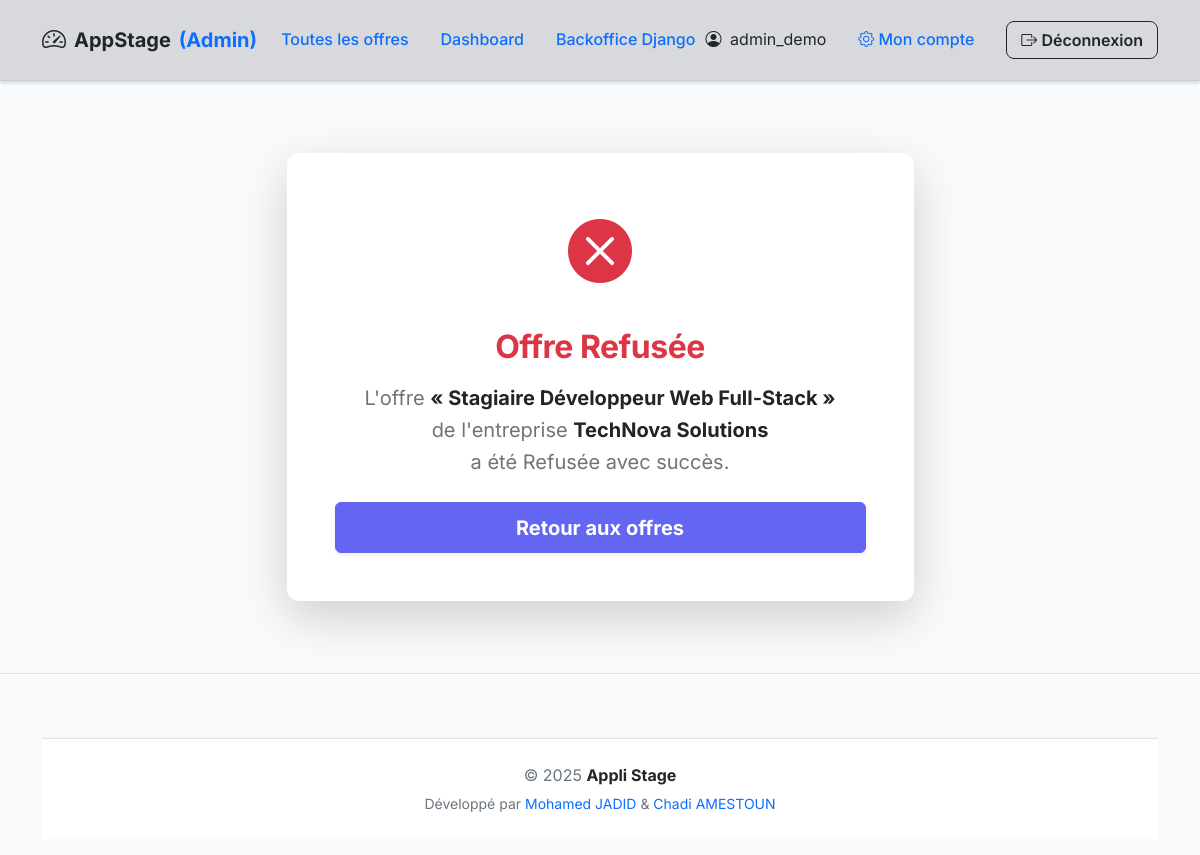
Screenshot of /offres/1/refuser/ (signed in) with the database file from the repository.
### appstage/models.py (models this page shows, shortened)
class Offre (models.Model):
    IDOffre = models.AutoField(primary_key=True)
    entrepriseOffre = models.CharField(max_length=200)
    nomContactOffre = models.CharField(max_length=100)
    prenomContactOffre = models.CharField(max_length=100, blank=True, null=True)
    emailContactOffre = models.EmailField(max_length=254)
    dateDepotOffre = models.DateTimeField(auto_now_add=True)
    titreOffre = models.CharField(max_length=200)
    detailsOffre = models.TextField()
    imageOffre = models.ImageField(
        upload_to='offres_images/',
        blank=True,
        null=True
    )
    statutOffre = models.CharField(
        max_length=20,
        choices=[
            ('attente', 'En attente de validation'),
            ('validee', 'Validée'),
            ('refusee', 'Refusée'),
            ('cloturee', 'Clôturée'),
        ],
        default='attente'
    )

### appstage/views.py (the view, shortened to what this page needs)
# urls.py: path('offres/<int:offre_id>/refuser/', views.refuserOffre, name='refuser_offre'),
def refuserOffre(request, offre_id):
    try:
        offre = Offre.objects.get(IDOffre=offre_id)
    except Offre.DoesNotExist:
        return render(
            request,
            'appstage/forbidden.html',
            {
                'message': "Offre introuvable."
            }
        )
    offre.statutOffre = 'refusee'
    offre.save()
    statut_libelle = "Refusée"
    return render(
        request,
        'appstage/validation_success.html', {
        'offre': offre,
        'action': statut_libelle
    })

### appstage/templates/appstage/validation_success.html (shortened to what this page needs)
{% extends 'appstage/base.html' %}
{% block main %}
<div class="container py-5">
    <div class="row justify-content-center">
        <div class="col-lg-7">
            <div class="card shadow-lg border-0 rounded-4 p-5 text-center animate-fade">
                <div class="mb-4">
                    {% if action == "Validée" %}
                        <i class="bi bi-check-circle-fill text-success" style="font-size: 4rem;"></i>
                    {% elif action == "Refusée" %}
                        <i class="bi bi-x-circle-fill text-danger" style="font-size: 4rem;"></i>
                    {% else %}
                        <i class="bi bi-exclamation-circle-fill text-warning" style="font-size: 4rem;"></i>
                    {% endif %}
                </div>
                <h2 class="fw-bold
                    {% if action == 'Validée' %}text-success
                    {% elif action == 'Refusée' %}text-danger
                    {% else %}text-warning{% endif %}
                    mb-3">
                    Offre {{ action }}
                </h2>
                <p class="text-muted fs-5 mb-4">
                    L'offre <strong class="text-dark">« {{ offre.titreOffre }} »</strong><br>
                    de l'entreprise <strong class="text-dark">{{ offre.entrepriseOffre }}</strong><br>
                    a été {{ action }} avec succès.
                </p>
                <a href="/offres/" class="btn btn-primary btn-lg px-4 fw-bold shadow-sm">
                    Retour aux offres
                </a>
            </div>
        </div>
    </div>
</div>
{% endblock %}

### appcompte/templates/appcompte/menuAdmin.html (shortened to what this page needs)
<nav class="navbar navbar-expand-lg navbar-modern shadow-sm py-3" style="background: rgba(15,23,42,0.16) !important;">
  <div class="container">
    <a class="navbar-brand d-flex align-items-center gap-2 text-dark" href="/">
      <i class="bi bi-speedometer2 fs-4"></i>
      AppStage <span class="text-primary">(Admin)</span>
    </a>
    <div class="collapse navbar-collapse" id="navbarAdmin">
      <ul class="navbar-nav me-auto gap-3">
        <li class="nav-item"><a class="nav-link" href="/offres/">Toutes les offres</a></li>
        <li class="nav-item"><a class="nav-link" href="/admin-dashboard/">Dashboard</a></li>
        <li class="nav-item"><a class="nav-link" href="/admin/">Backoffice Django</a></li>
      </ul>
      <span class="navbar-text fw-semibold me-3 text-dark">
        <i class="bi bi-person-circle me-1"></i> {{ user.username }}
      </span>
      <a class="nav-link fw-semibold text-primary me-3" href="/compte/">
        <i class="bi bi-gear"></i> Mon compte
      </a>
      <a class="btn btn-outline-dark btn-nav" href="/logout/">
        <i class="bi bi-box-arrow-right"></i> Déconnexion
      </a>
    </div>
  </div>
</nav>

### appstage/static/appstage/css/style.css (style rules this page uses)
:root { --primary: #6366F1; --primary-dark: #4F46E5; --primary-hover: #4338CA; --primary-soft: rgba(99, 102, 241, 0.12); --success: #10b981; --warning: #f59e0b; --danger: #ef4444; --dark: #1e293b; --dark-soft: rgba(30, 41, 59, 0.05); --light-bg: #f8fafc; --white: #ffffff; --border-color: #e2e8f0; --radius: 12px; --radius-sm: 6px; --shadow: 0 4px 6px -1px rgba(0, 0, 0, 0.1), 0 2px 4px -1px rgba(0, 0, 0, 0.06); --shadow-lg: 0 10px 15px -3px rgba(0, 0, 0, 0.1); --transition: all 0.3s cubic-bezier(0.4, 0, 0.2, 1); }
body { font-family: 'Inter', sans-serif; background-color: var(--light-bg); color: var(--dark); line-height: 1.6; }
h1, h2, h3, h4 { font-weight: 700; letter-spacing: -0.5px; }
.navbar-modern { backdrop-filter: blur(12px); -webkit-backdrop-filter: blur(12px); background: rgba(255, 255, 255, 0.75) !important; border-bottom: 1px solid rgba(148, 163, 184, 0.25); }
.navbar-modern .nav-link { font-weight: 500; transition: 0.2s; }
.navbar-modern .navbar-brand { font-weight: 700; }
.navbar-modern .btn-nav { border-radius: 8px; font-weight: 600; padding: 6px 14px; }
.card { border: none; border-radius: var(--radius); box-shadow: var(--shadow); transition: var(--transition); background: var(--white); }
.btn { padding: 0.6rem 1.5rem; border-radius: var(--radius-sm); font-weight: 600; transition: var(--transition); }
.btn-primary { background: var(--primary); border-color: var(--primary); }
.animate-fade { animation: fadeIn 0.8s ease-out forwards; }

### rows the page displays
Offre: titreOffre "Stagiaire Développeur Web Full-Stack", entrepriseOffre "TechNova Solutions"

### other values shown
{{ user.username }} "admin_demo"
{{ action }} "Refusée"
